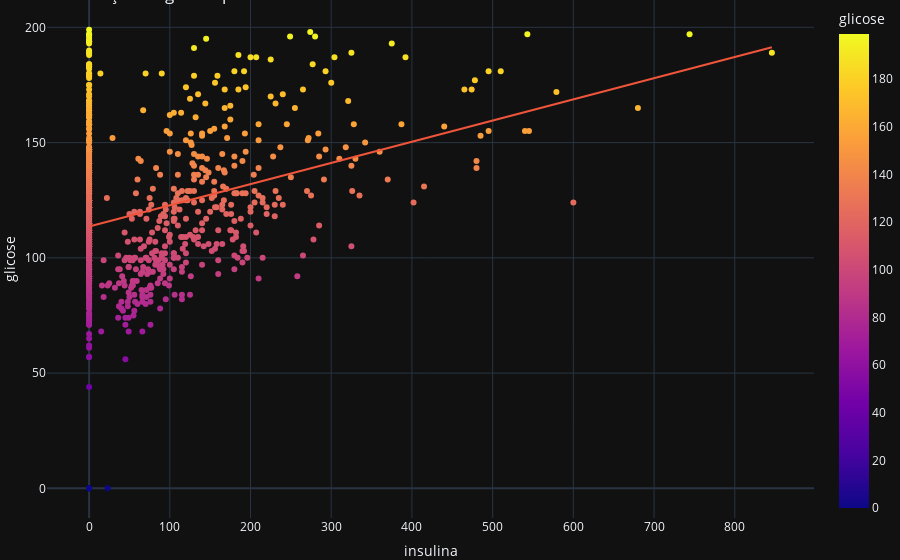

Notebook cell for this chart:
### Markdown cell above
#### 1.2.2 Correlação entre Glicose e Insulina

Devido o comportamento similar entre as features de insulina e glicose no diagnostico de diabétes, vamos analisar como as duas se relacionam

### Code cell
#PLOTAGEM DO GRÁFICO
scatter = px.scatter(original_dataset, x='insulina', y='glicose', color='glicose', trendline="ols")
scatter.update_layout(margin=dict(t=0, b=0, l=0, r=0), title='Distribuição de glicose por insulina')
scatter.show()

### Figure 1 — Plotly figure (JSON) as saved in the notebook; plotly's stock layout.template omitted (floating-point values rounded to 4 significant figures; data arrays with more than 128 entries replaced by an {"elided": "..."} marker saying what was removed)
{"data": [{"hovertemplate": "insulina=%{x}<br>glicose=%{marker.color}<extra></extra>", "legendgroup": "", "marker": {"color": {"elided": "768 int values"}, "coloraxis": "coloraxis", "symbol": "circle"}, "mode": "markers", "name": "", "orientation": "v", "showlegend": false, "type": "scatter", "x": {"elided": "768 int values"}, "xaxis": "x", "y": {"elided": "768 int values"}, "yaxis": "y"}, {"hovertemplate": "<b>OLS trendline</b><br>glicose = 0.0919298 * insulina + 113.559<br>R<sup>2</sup>=0.109798<br><br>insulina=%{x}<br>glicose=%{y} <b>(trend)</b><extra></extra>", "legendgroup": "", "marker": {"symbol": "circle"}, "mode": "lines", "name": "", "showlegend": false, "type": "scatter", "x": {"elided": "768 int values"}, "xaxis": "x", "y": {"elided": "768 float values"}, "yaxis": "y"}], "layout": {"coloraxis": {"colorbar": {"title": {"text": "glicose"}}, "colorscale": [[0, "#0d0887"], [0.1111, "#46039f"], [0.2222, "#7201a8"], [0.3333, "#9c179e"], [0.4444, "#bd3786"], [0.5556, "#d8576b"], [0.6667, "#ed7953"], [0.7778, "#fb9f3a"], [0.8889, "#fdca26"], [1, "#f0f921"]]}, "legend": {"tracegroupgap": 0}, "margin": {"b": 0, "l": 0, "r": 0, "t": 0}, "title": {"text": "Distribuição de glicose por insulina"}, "xaxis": {"anchor": "y", "domain": [0, 1], "title": {"text": "insulina"}}, "yaxis": {"anchor": "x", "domain": [0, 1], "title": {"text": "glicose"}}}}
